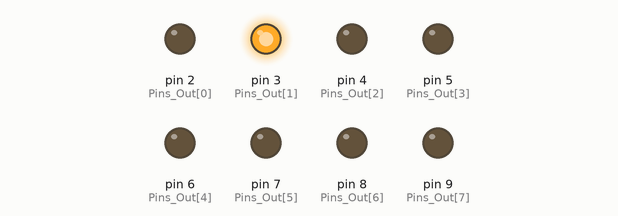
The sketch below on a simulated Arduino Uno, built with avr-gcc and run on an emulated ATmega328P. Parts: output pins drawn as LEDs (lit = HIGH).

Above: at 1.5 s.
At 3.5 s:
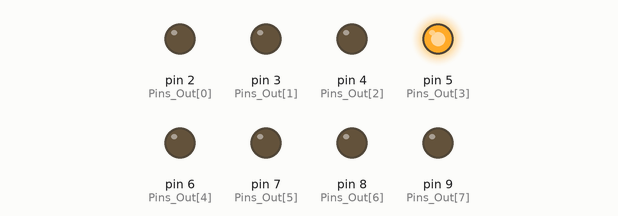
At 6.5 s:
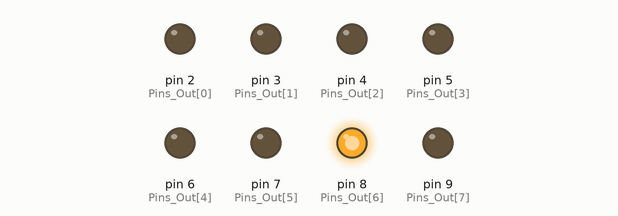
At 9.5 s:
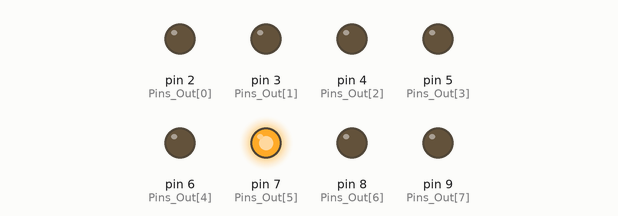
At 14.5 s:
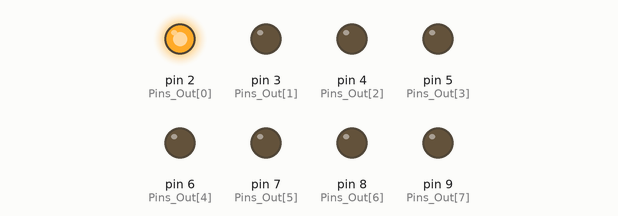
At 18.5 s:
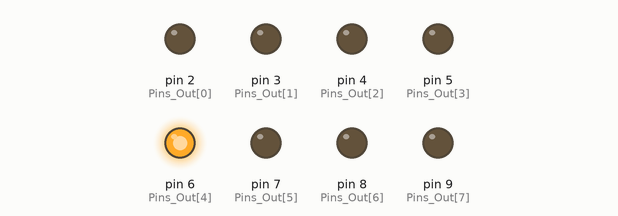
Timing chart, 0 to 19.2 s (numbered marks = the images above):
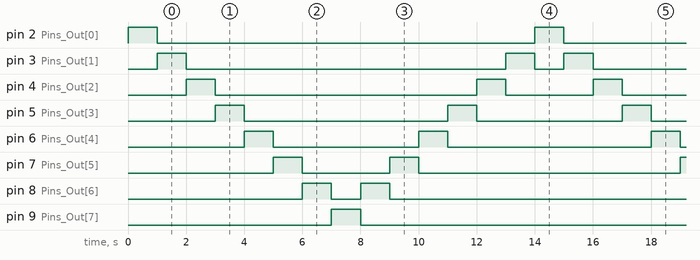

The sketch:

Prog_01.ino
```cpp
/*	Prog_01
	Blikani LED tam i zpet
*/
//deklarace promennych
int Pins_Out[] = {2,3,4,5,6,7,8,9};
unsigned char pozice=0;
boolean smer;

//metoda setup
void setup()
{
	smer=true;
	for (int i=0; i<8; i++)
	{
		pinMode(Pins_Out[i], OUTPUT);
		digitalWrite(Pins_Out[i], LOW);
	}
	digitalWrite(Pins_Out[pozice], HIGH);
	delay(1000);

}

//metoda loop
void loop()
{
	digitalWrite(Pins_Out[pozice], LOW);
	if (smer)
	{
		if (++pozice > 7)
		{
			pozice=6;
			smer=false;
		}
	}else
	{
		digitalWrite(Pins_Out[pozice], LOW);
		if (--pozice == 255)
		{
			pozice=1;
			smer=true;
		}
	}
	digitalWrite(Pins_Out[pozice], HIGH);
	delay(1000);
}
```

Measured:
- by itself, pin 2 (Pins_Out[0]), pin 9 (Pins_Out[7]): alternates HIGH for 1.0 s and LOW for 13.0 s
- by itself, pin 3 (Pins_Out[1]): repeats every 14.0 s: LOW 11.0 s, HIGH 1.0 s, LOW 1.0 s, HIGH 1.0 s
- by itself, pin 4 (Pins_Out[2]): repeats every 14.0 s: LOW 9.0 s, HIGH 1.0 s, LOW 3.0 s, HIGH 1.0 s
- by itself, pin 5 (Pins_Out[3]): repeats every 14.0 s: LOW 7.0 s, HIGH 1.0 s, LOW 5.0 s, HIGH 1.0 s
- by itself, pin 6 (Pins_Out[4]): repeats every 14.0 s: LOW 5.0 s, HIGH 1.0 s, LOW 7.0 s, HIGH 1.0 s
- by itself, pin 7 (Pins_Out[5]): repeats every 14.0 s: LOW 3.0 s, HIGH 1.0 s, LOW 9.0 s, HIGH 1.0 s
- by itself, pin 8 (Pins_Out[6]): repeats every 14.0 s: LOW 1.0 s, HIGH 1.0 s, LOW 11.0 s, HIGH 1.0 s
